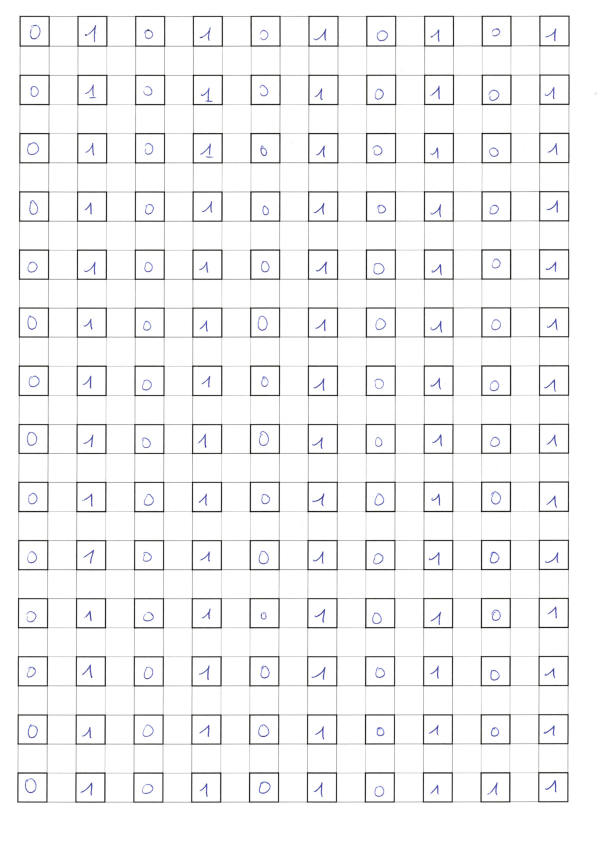
//> input picture img/in/figures/0n1s.jpg, 1226 x 1734 px (shown at 1/2 size)
$ ./cvData   (built with g++ and OpenCV 4)
//> lines starting //> are read from the running program, lines starting //| are printed output that depends on the picture; after the words box and inside, x2 and y2 are one past the last pixel; in counts of white or black regions, pixels touching at a corner belong together
// C++ program to build a handwritten character dataset
#include <cmath>
#include <vector>
#include <fstream>
#include <iostream>
#include <algorithm>
#include <opencv2/opencv.hpp>

using namespace std;
using namespace cv;

void extractROIs(const Mat& image, const vector<float>& horizontal_rhos, const vector<float>& vertical_rhos, bool reject, vector<Mat>& rois);
void augmentROIs(vector<Mat>& rois, unsigned int scale);
bool isRoiEmpty(const Mat& roi, double varianceThreshold, bool info);
Mat cropRoi(const Mat& roi, int t);
Mat warpRoi(const Mat& roi, double theta_deg, double phi_deg, double l1, double l2, double tx, double ty, bool remap);
Mat resizeRoi(const Mat& img, int outSize);
Mat remapToBinary(const Mat& roi, int num);
vector<double> linspace(double start, double end, int num);
Mat binToBinary(const Mat& roi, int num);

int main(int argc, char* argv[])
{
    const int num = 32;                     // final binary image resolution
    const unsigned int scale_factor = 10;   // dataset expansion factor: 1..10
    const bool reject = true;               // reject empty samples
    const size_t char_per_line = 140;       // number of labels per line

    struct DatasetSpec {
        string filename;
        string tag;
        char even_label;
        char odd_label;
    };

    const vector<DatasetSpec> datasets = {
        {"0n1s.jpg", "0n1s", '0', '1'},
        {"2n3s.jpg", "2n3s", '2', '3'},
        {"4n5s.jpg", "4n5s", '4', '5'},
        {"6n7s.jpg", "6n7s", '6', '7'},
        {"8n9s.jpg", "8n9s", '8', '9'}
    };

    ofstream labelsFile("../img/out/labels.txt");
    if (!labelsFile.is_open())
    {
        cerr << "Failed to open labels.txt." << endl;
        return -1;
    }

    size_t global_roi_index = 0;
    size_t written_labels = 0;

    for (const DatasetSpec& dataset : datasets)
    {
        Mat src = imread("../img/in/figures/" + dataset.filename, IMREAD_GRAYSCALE);
        if (src.empty())
        {
            cerr << "Failed to load image: " << dataset.filename << endl;
            return -1;
        }

        Mat srcColor, srcColor2;

        // 1/ Harris corners
        Mat harrisResponse;
        cvtColor(src, srcColor, COLOR_GRAY2BGR);
        cornerHarris(src, harrisResponse, 2, 3, 0.04);
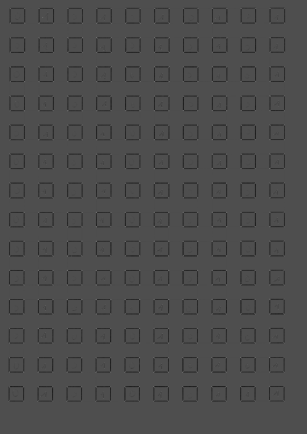
//> harrisResponse: 1734 rows x 1226 cols, CV_32FC1 (shown at 1/4 size); min -0.0162, max 0.0363, mean -0.000453; drawn with min black and max white

        Mat harrisNorm;
        normalize(harrisResponse, harrisNorm, 0, 255, NORM_MINMAX, CV_32FC1);

        for (int y = 0; y < harrisNorm.rows; y++)
        {
            for (int x = 0; x < harrisNorm.cols; x++)
            {
                if ((int)harrisNorm.at<float>(y, x) > 100) // /!\ Adjustable threshold: 80 -> 160
                {
                    circle(srcColor, Point(x, y), 1, Scalar(0, 0, 255), FILLED); // Red
                }
            }
        }
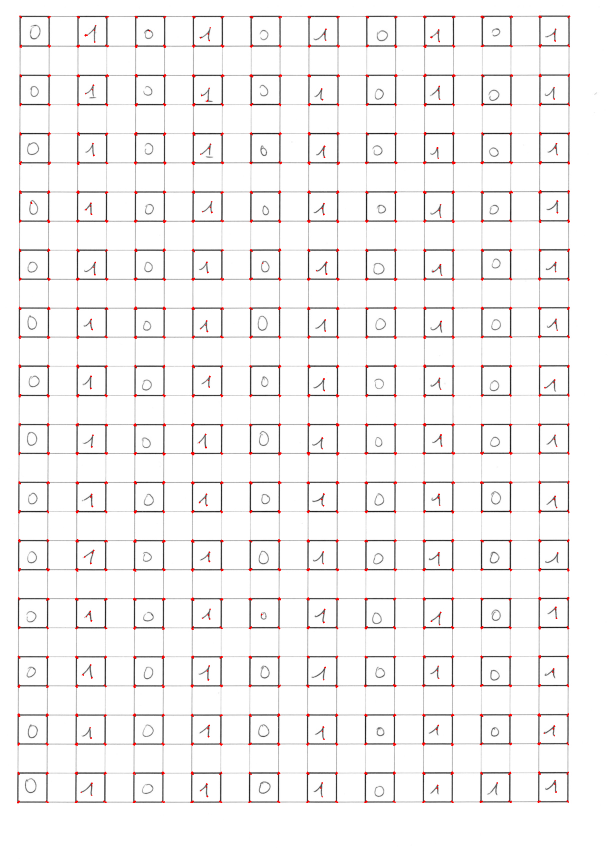
//> srcColor: 1734 rows x 1226 cols, CV_8UC3 (shown at 1/2 size); mean B, G, R 243.6, 243.6, 245.6
        imwrite("../img/out/harris/harris_" + dataset.tag + ".jpg", srcColor);

        // 2/ Hough lines
        double h = src.size().height;
        double w = src.size().width;
        cvtColor(src, srcColor2, COLOR_GRAY2BGR);

        Mat edges;
        Canny(src, edges, 50, 150);
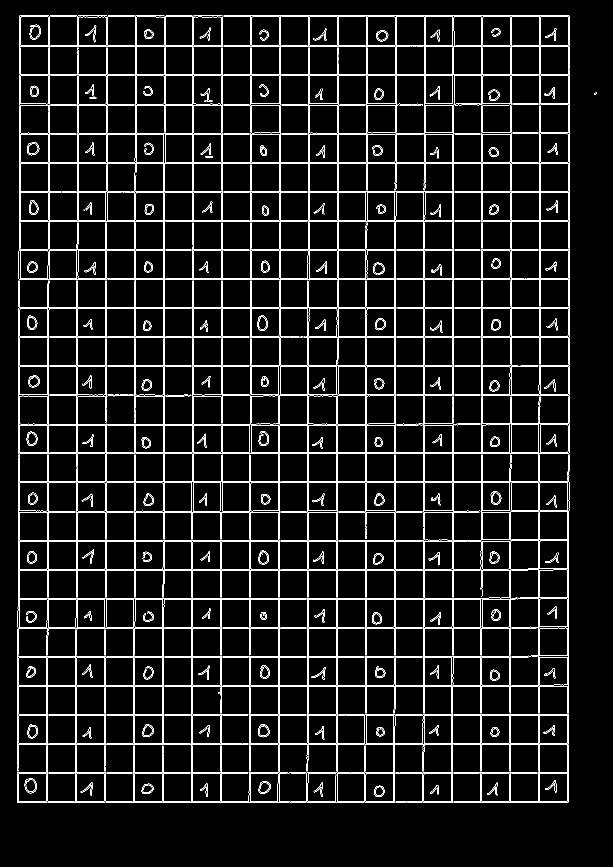
//> edges: 1734 rows x 1226 cols, CV_8UC1 (shown at 1/2 size); 6.3% white in thin lines or dots, all inside (x1, y1, x2, y2) = (34, 31, 1194, 1606)

        vector<Vec2f> lines;
        vector<float> horizontal_rhos, vertical_rhos;
        HoughLines(edges, lines, 1, CV_PI / 180, 500); // /!\ Adjustable threshold: 100 -> 500
//> lines = 84 lines (rho, theta), first 12: [149, 1.57], [326, 1.57], [907, 1.57], [1372, 1.57], [31, 1.57], [1256, 1.57], [963, 1.57], [905, 1.57], [324, 1.57], [965, 1.57], [151, 1.57], [1140, 1.57]

        for (size_t i = 0; i < lines.size(); i++)
        {
            float rho = lines[i][0], theta = lines[i][1];
            if (abs(theta) < CV_PI / 36 || abs(theta - CV_PI) < CV_PI / 36)
            {
                double a = cos(theta), b = sin(theta);
                double x0 = a * rho, y0 = b * rho;
                Point pt1(cvRound(x0 + h * (-b)), cvRound(y0 + h * (a)));
                Point pt2(cvRound(x0 - h * (-b)), cvRound(y0 - h * (a)));
                line(srcColor2, pt1, pt2, Scalar(0, 255, 0), 1, LINE_AA);
                vertical_rhos.push_back(rho);
            }
            if (abs(theta - CV_PI / 2) < CV_PI / 36)
            {
                double a = cos(theta), b = sin(theta);
                double x0 = a * rho, y0 = b * rho;
                Point pt1(cvRound(x0 + w * (-b)), cvRound(y0 + w * (a)));
                Point pt2(cvRound(x0 - w * (-b)), cvRound(y0 - w * (a)));
                line(srcColor2, pt1, pt2, Scalar(0, 255, 255), 1, LINE_AA);
                horizontal_rhos.push_back(rho);
            }
        }
//> this loop made 84 passes
//> (rho, theta, a, b, x0, y0, pt1, pt2) on passes 1 to 5: (149, 1.57, -4.37e-08, 1, -6.51e-06, 149, Point(-1226, 149), Point(1226, 149)), (326, 1.57, -4.37e-08, 1, -1.42e-05, 326, Point(-1226, 326), Point(1226, 326)), (907, 1.57, -4.37e-08, 1, -3.96e-05, 907, Point(-1226, 907), Point(1226, 907)), (1372, 1.57, -4.37e-08, 1, -6e-05, 1372, Point(-1226, 1372), Point(1226, 1372)), (31, 1.57, -4.37e-08, 1, -1.36e-06, 31, Point(-1226, 31), Point(1226, 31))
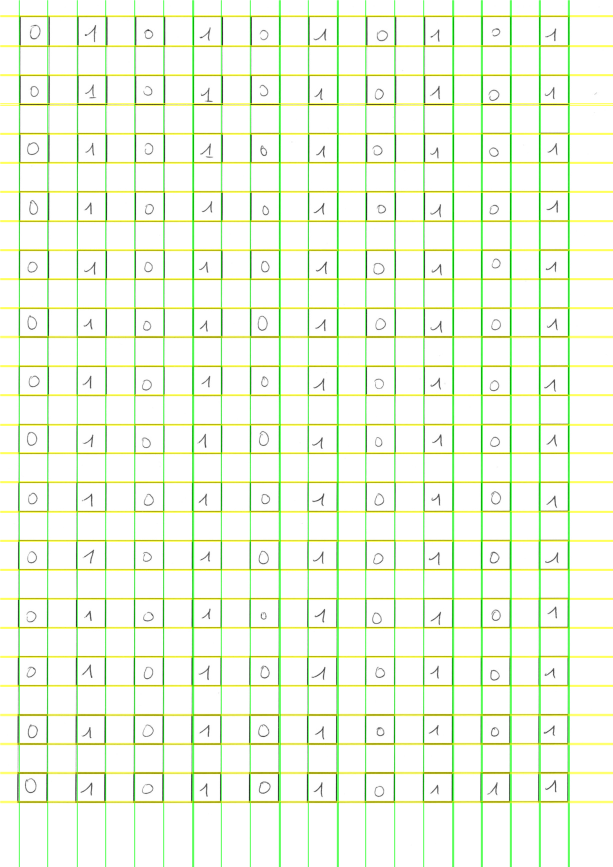
//> srcColor2: 1734 rows x 1226 cols, CV_8UC3 (shown at 1/2 size); mean B, G, R 231, 249.4, 241.7
        imwrite("../img/out/lines/lines_" + dataset.tag + ".jpg", srcColor2);

        sort(horizontal_rhos.begin(), horizontal_rhos.end());
//> horizontal_rhos = 56 values from 31 to 1605
        sort(vertical_rhos.begin(), vertical_rhos.end());
//> vertical_rhos = 28 values from 38 to 1138

        // 3/ ROI extraction
        vector<Mat> rois;
        extractROIs(src, horizontal_rhos, vertical_rhos, reject, rois);
//> the loop in extractROIs, `for (size_t i = 0; i < horizontal_rhos.size() - 1; ++i)` made 55 passes
//> height on passes 1 to 8: 2, 58, 2, 56, 2, 56, 3, 56
//> after the loop in extractROIs, `for (size_t i = 0; i < horizontal_rhos.size() - 1; ++i)`:
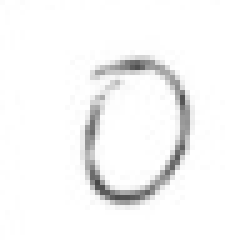
//> rois[0]: 48 rows x 47 cols, CV_8UC1 (shown 5 times larger); min 72, max 255, mean 246
//> after the loop in extractROIs, `for (size_t i = 0; i < horizontal_rhos.size() - 1; ++i)`:
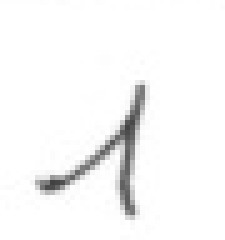
//> rois[3]: 48 rows x 45 cols, CV_8UC1 (shown 5 times larger); min 65, max 255, mean 247.2

        // 4/ ROI augmentation
        augmentROIs(rois, scale_factor); // scale factor between 1 and 10
//> the loop in augmentROIs, `for (size_t k = 0; k < rois.size() / 2; ++k)` made 70 passes

        // 5/ Save ROI samples and labels
        for (size_t k = 0; k < rois.size(); ++k) {
            const size_t l = global_roi_index++;
            imwrite("../img/out/rois/roi_" + to_string(l) + ".jpg", rois[k]);

            // Mat binary = binToBinary(rois[k], num);
            // imwrite("../img/out/binning/roi_nxn_" + to_string(l) + ".jpg", binary);

            Mat binary = remapToBinary(rois[k], num);
            imwrite("../img/out/binning/roi_nxn_" + to_string(l) + ".jpg", binary);

            labelsFile << ((k % 2 == 0) ? dataset.even_label : dataset.odd_label);
            ++written_labels;
            if (written_labels % char_per_line == 0) {
                labelsFile << '\n';
            }
        }
//> this loop made 1400 passes
//> pass 2, in remapToBinary (call 2), `threshold(resized, binary, 230, 255, THRESH_BINARY);`:
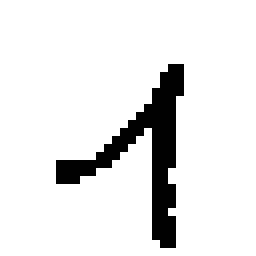
//> binary: 32 rows x 32 cols, CV_8UC1 (shown 8 times larger); 90.4% white; black in thin lines or dots, all inside (x1, y1, x2, y2) = (7, 8, 23, 31)
    }
//> pass 2 of the loop `for (const DatasetSpec& dataset : datasets)`:
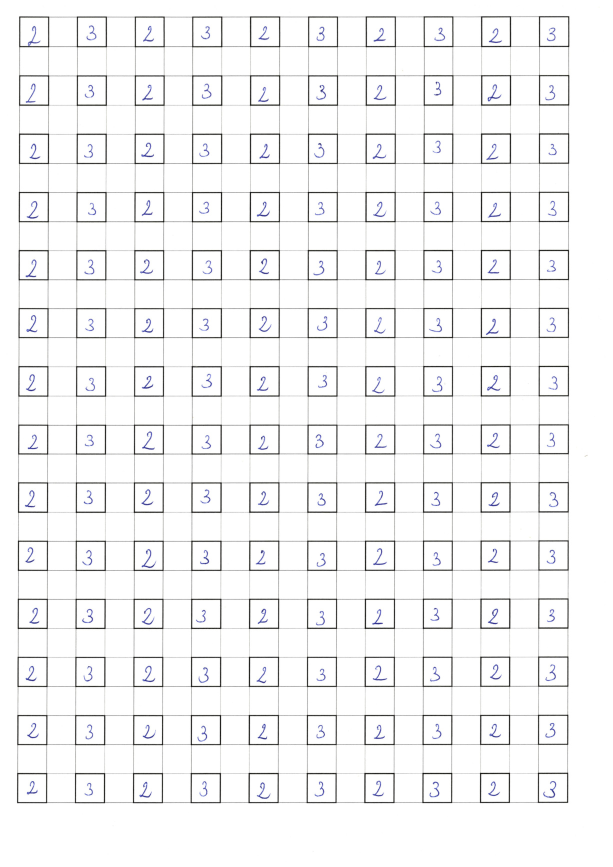
//> input picture img/in/figures/2n3s.jpg, 1226 x 1734 px (shown at 1/2 size)
//> `Canny(src, edges, 50, 150);`:
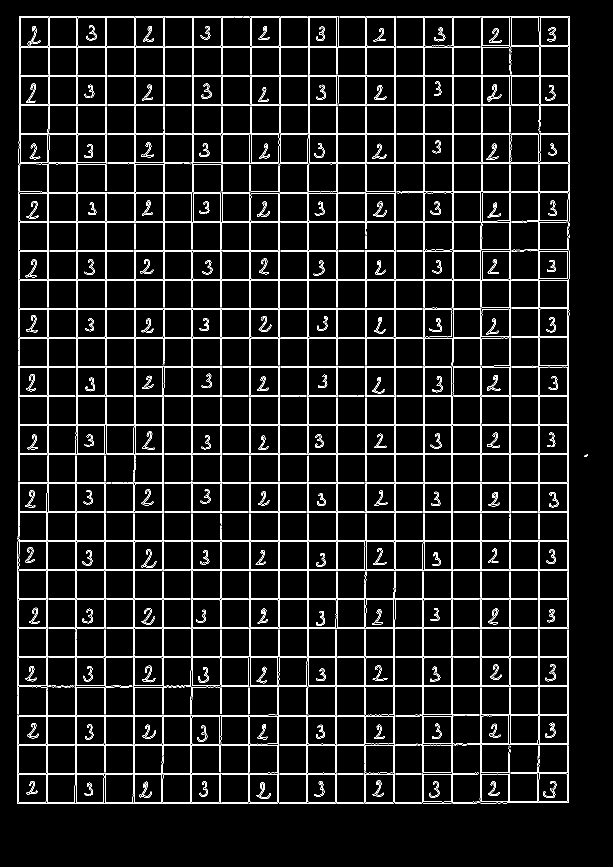
//> edges: 1734 rows x 1226 cols, CV_8UC1 (shown at 1/2 size); 6.5% white in thin lines or dots, all inside (x1, y1, x2, y2) = (34, 32, 1176, 1607)
//> the loop `for (size_t i = 0; i < lines.size(); i++)` made 82 passes
//> the loop in extractROIs (call 2), `for (size_t i = 0; i < horizontal_rhos.size() - 1; ++i)` made 55 passes
//> the loop in augmentROIs (call 2), `for (size_t k = 0; k < rois.size() / 2; ++k)` made 70 passes
//> the loop `for (size_t k = 0; k < rois.size(); ++k)` made 1400 passes
//> pass 2, in remapToBinary (call 62), `threshold(resized, binary, 230, 255, THRESH_BINARY);`:
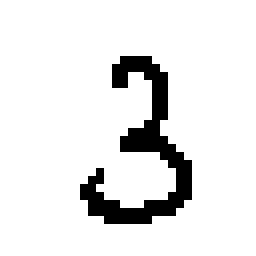
//> binary: 32 rows x 32 cols, CV_8UC1 (shown 8 times larger); 90.7% white; black in thin lines or dots, all inside (x1, y1, x2, y2) = (10, 7, 24, 28)

    if (written_labels % char_per_line != 0) {
        labelsFile << '\n';
    }
    labelsFile.close();

    waitKey(0);
    return 0;
}

void extractROIs(const Mat& image, const vector<float>& horizontal_rhos, const vector<float>& vertical_rhos, bool reject, vector<Mat>& rois)
{
    // We assume horizontal_rhos and vertical_rhos are already sorted.
    int height, width;

    // int k = 0;
    // Loop over line pairs to detect squares and extract ROIs
    for (size_t i = 0; i < horizontal_rhos.size() - 1; ++i) {
        for (size_t j = 0; j < vertical_rhos.size() - 1; ++j) {
            // Compute the corners of the square formed by two horizontal and two vertical lines
            Point topLeft(cvRound(vertical_rhos[j]), cvRound(horizontal_rhos[i]));
            Point bottomRight(cvRound(vertical_rhos[j + 1]), cvRound(horizontal_rhos[i + 1]));

            // Check image boundaries
            if (topLeft.x < 0 || topLeft.y < 0 || bottomRight.x > image.cols || bottomRight.y > image.rows) {
                continue; // Ignore squares outside the image bounds
            }

            height = bottomRight.y - topLeft.y;
            width = bottomRight.x - topLeft.x;

            // cout << "height = " << height << " - width = " << width << endl;

            // Filter squares close to 56 x 56 px
            if (height < 53 || height > 61) {
                continue; // Ignore squares with invalid height
            }

            if (width < 53 || width > 61) {
                continue; // Ignore squares with invalid width
            }

            // cout << "k = " << k << " - height = " << height << " - width = " << width << endl;
            // k++;

            // Extract the ROI corresponding to the detected square
            Rect roi(topLeft, bottomRight);
            Mat imagette = image(roi).clone();

            Mat imagetteCropped = cropRoi(imagette, 5);
            // imwrite("../img/out/current_roi.jpg", imagetteCropped);

            // Reject "empty" ROI samples when the flag is enabled
            if (reject) {
                if (isRoiEmpty(imagetteCropped, 100.0, false)) { // /!\ Adjustable threshold
                    continue;
                }
            }

            rois.push_back(imagetteCropped); // Add the ROI sample to the list
        }
    }
}

void augmentROIs(vector<Mat>& rois, unsigned int scale)
{
    // Augment ROIs by translation and warping
    scale = clamp(scale, 1u, 10u); // scale factor between 1 and 10

    vector<Mat> rois_aug;
    rois_aug.reserve(rois.size() * scale);

    if (rois.size() % 2 != 0) {
        cerr << "Warning: rois size is not even!\n";
    }

    for (size_t k = 0; k < rois.size() / 2; ++k)
    {
        const Mat& roi_even = rois[2*k];
        const Mat& roi_odd  = rois[2*k + 1];

        Mat r;

        // x1 Original
        if (scale > 0) {
            rois_aug.push_back(roi_even);
            rois_aug.push_back(roi_odd);
        }

        // x2 Right translation
        if (scale > 1) {
            rois_aug.push_back(warpRoi(roi_even, 0,0,1,1, 4,0,false));
            rois_aug.push_back(warpRoi(roi_odd , 0,0,1,1, 4,0,false));
        }

        // x3 Left translation
        if (scale > 2) {
            rois_aug.push_back(warpRoi(roi_even, 0,0,1,1,-4,0,false));
            rois_aug.push_back(warpRoi(roi_odd , 0,0,1,1,-4,0,false));
        }

        // x4 Downward translation
        if (scale > 3) {
            rois_aug.push_back(warpRoi(roi_even, 0,0,1,1,0,4,false));
            rois_aug.push_back(warpRoi(roi_odd , 0,0,1,1,0,4,false));
        }

        // x5 Upward translation
        if (scale > 4) {
            rois_aug.push_back(warpRoi(roi_even, 0,0,1,1,0,-4,false));
            rois_aug.push_back(warpRoi(roi_odd , 0,0,1,1,0,-4,false));
        }

        // x6 Strong right warp
        if (scale > 5) {
            r = warpRoi(roi_even, 20,20,1.2,0.8,0,0,true);
            rois_aug.push_back(resizeRoi(r,48));
            r = warpRoi(roi_odd, 20,20,1.2,0.8,0,0,true);
            rois_aug.push_back(resizeRoi(r,48));
        }

        // x7 Light right warp
        if (scale > 6) {
            r = warpRoi(roi_even, 10,10,1,1,0,0,true);
            rois_aug.push_back(resizeRoi(r,48));
            r = warpRoi(roi_odd, 10,10,1,1,0,0,true);
            rois_aug.push_back(resizeRoi(r,48));
        }

        // x8 Strong left warp
        if (scale > 7) {
            r = warpRoi(roi_even, -20,-70,0.8,1.2,0,0,true);
            rois_aug.push_back(resizeRoi(r,48));
            r = warpRoi(roi_odd, -20,-70,0.8,1.2,0,0,true);
            rois_aug.push_back(resizeRoi(r,48));
        }

        // x9 Light left warp
        if (scale > 8) {
            r = warpRoi(roi_even, -10,-35,1,1,0,0,true);
            rois_aug.push_back(resizeRoi(r,48));
            r = warpRoi(roi_odd, -10,-35,1,1,0,0,true);
            rois_aug.push_back(resizeRoi(r,48));
        }

        // x10 Warp central
        if (scale > 9) {
            r = warpRoi(roi_even, -5,5,1,1,0,0,true);
            rois_aug.push_back(resizeRoi(r,48));
            r = warpRoi(roi_odd, -5,5,1,1,0,0,true);
            rois_aug.push_back(resizeRoi(r,48));
        }
    }

    rois = move(rois_aug);
}

bool isRoiEmpty(const Mat& roi, double varianceThreshold, bool info) {
    // Compute the pixel intensity variance
    Mat mean, stddev;
    meanStdDev(roi, mean, stddev);
    double variance = stddev.at<double>(0) * stddev.at<double>(0);

    if (info) {
        cout << "mean = " << mean.at<double>(0) << " - variance = " << variance << endl;
    }

    // Variance threshold used to identify "empty" images
    return variance < varianceThreshold;
}

Mat cropRoi(const Mat& roi, int t) {
    // Check that the ROI is large enough to be cropped
    if (roi.rows <= 2 * t || roi.cols <= 2 * t) {
        cerr << "The ROI is too small to be cropped by 't' pixels on each side." << endl;
        return roi; // Return the original if it is too small
    }

    // Define the cropping region
    Rect croppedRegion(t, t, roi.cols - 2 * t, roi.rows - 2 * t);

    // Return the cropped ROI sample
    return roi(croppedRegion);
}

// 2x2 rotation matrix
Matx22d R(double a)
{
    double c = cos(a);
    double s = sin(a);
    return Matx22d(c, -s,
                   s,  c);
}

Mat warpRoi(const Mat& roi, double theta_deg, double phi_deg,
                            double l1, double l2,
                            double tx, double ty,
                            bool remap = true)
{
    // Deform a ROI using an affine transformation
    double theta = theta_deg * CV_PI / 180.0;   // global rotation
    double phi   = phi_deg   * CV_PI / 180.0;   // principal axis orientation

    // 2x2 affine matrix
    Matx22d A = R(theta) * R(-phi) * Matx22d(l1, 0,
                                             0,  l2) * R(phi);

    // 2x3 warp matrix with translations
    Matx23d M(A(0,0), A(0,1), tx,
              A(1,0), A(1,1), ty);

    Size dsize;

    if (!remap) {
        // No output size adjustment
        dsize = roi.size();
    }
    else {
        // Adjust the output size based on the 4 ROI corners
        vector<Point2d> corners = {
            {0.0, 0.0},
            {(double)roi.cols, 0.0},
            {(double)roi.cols, (double)roi.rows},
            {0.0, (double)roi.rows}
        };

        auto apply = [&](const Point2d& p) -> Point2d {
            return {
                M(0,0)*p.x + M(0,1)*p.y + M(0,2),
                M(1,0)*p.x + M(1,1)*p.y + M(1,2)
            };
        };

        double minX =  1e18, minY =  1e18;
        double maxX = -1e18, maxY = -1e18;
        for (const auto& c : corners) {
            Point2d q = apply(c);
            minX = min(minX, q.x);
            minY = min(minY, q.y);
            maxX = max(maxX, q.x);
            maxY = max(maxY, q.y);
        }

        int margin = 2; // safety border in px

        // Output size = bbox + margin
        int outW = (int)ceil(maxX - minX) + 2*margin;
        int outH = (int)ceil(maxY - minY) + 2*margin;
        outW = max(outW, 1);
        outH = max(outH, 1);

        // Shift so that minX/minY becomes margin
        M(0,2) += (-minX + margin);
        M(1,2) += (-minY + margin);

        // Output size:
        dsize = Size(outW, outH);
    }

    // Border: fill in with white background
    Mat dst;
    warpAffine(
        roi, dst, Mat(M), dsize,
        INTER_LINEAR,
        BORDER_CONSTANT,
        Scalar(255)
    );

    // Return the warped ROI sample
    return dst;
}

Mat resizeRoi(const cv::Mat& img, int outSize = 48)
{
    // Crop the letter blob and resize it to outSize x outSize
    CV_Assert(img.type() == CV_8UC1);

    // Invert threshold: letter becomes white (255), background black (0)
    Mat bin;
    threshold(img, bin, 240, 255, THRESH_BINARY_INV);

    vector<Point> pts;
    findNonZero(bin, pts);

    if (pts.empty()) {
        // No blob: return a white tile
        return Mat(outSize, outSize, CV_8UC1, Scalar(255));
    }

    Rect bb = boundingRect(pts);

    // New bounding box ratio : 1/5 + 3/5 + 1/5
    Rect bb_ = bb;
    bb_.width = (int)round(1.67 * bb.width);
    bb_.height = (int)round(1.67 * bb.height);
    bb_.x = max(1, (int)round(bb.x - 0.2 * bb_.width));
    bb_.y = max(1, (int)round(bb.y - 0.2 * bb_.height));
    bb_.width = min(bb_.width, img.cols - bb_.x - 1);
    bb_.height = min(bb_.height, img.rows - bb_.y - 1);

    Mat crop = img(bb_).clone();

    Mat resized;
    resize(crop, resized, Size(outSize, outSize), 0, 0, INTER_LINEAR);

    return resized;
}

Mat remapToBinary(const Mat& roi, int num) {
    Mat resized, binary;

    // Resize to num x num pixels
    resize(roi, resized, Size(num, num), 0, 0, INTER_AREA);

    // Binarization
    threshold(resized, binary, 230, 255, THRESH_BINARY);

    return binary;
}

// [61 lines left out: functions linspace, binToBinary, not called in this run]
